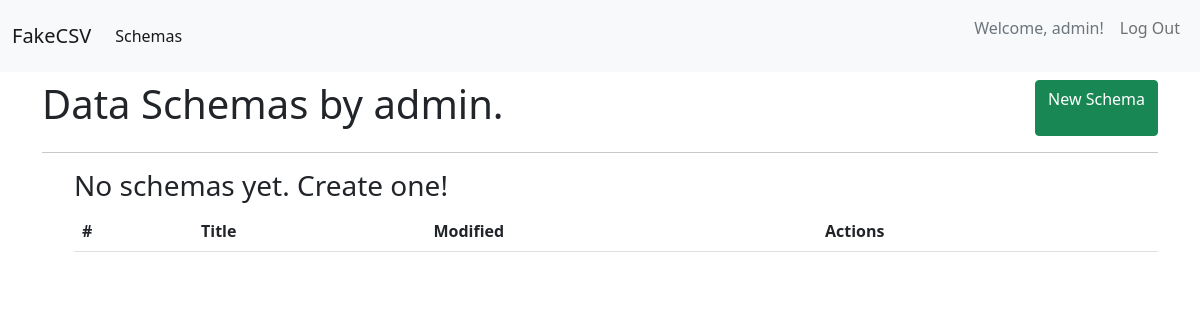
The page /csv/ (signed in) on the database as committed earlier.
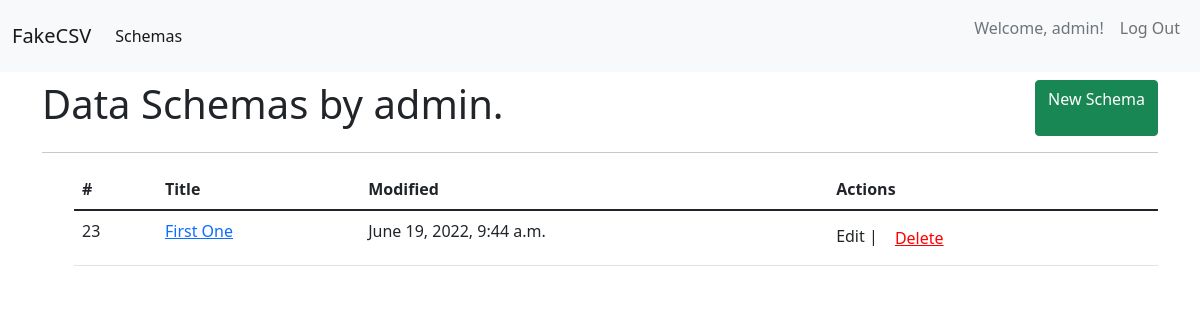
The same page on the database as committed later.
### csvmaker/models.py (models this page shows, shortened)
class Schema(models.Model):
    title = models.CharField(max_length=50)
    author = models.ForeignKey(User, on_delete=models.CASCADE, blank=True, null=True)
    slug = models.SlugField(unique=True, allow_unicode=True)
    delimiter = models.CharField(max_length=1, choices=DELIMITERS_CHOICES, default=',')
    string_quote = models.CharField(max_length=1, choices=STRING_QUOTE_CHOICES, default='"')
    columns = models.ManyToManyField(Column)
    timestamp = models.DateTimeField(auto_now_add=True)
    updated = models.DateTimeField(auto_now=True)

### csvmaker/views.py (the view)
# urls.py: path('', views.SchemaList.as_view(), name='all'),
class SchemaList(generic.ListView):
    model = Schema
    template_name = 'csvmaker/list.html'
    context_object_name = 'schemas'
    def get_queryset(self):
        return Schema.objects.filter(author=self.request.user)

### csvmaker/templates/csvmaker/list.html (shortened to what this page needs)
{% extends 'base.html' %}
{% block content %}
<div class="d-flex justify-content-between pt-2">
  <h1>Data Schemas by {{request.user.username}}.</h1>
  <a href="{% url 'csvmaker:new' %}" class='btn btn-success'>New Schema</a>
</div>
  <hr>
  <ol>
    <table class='table'>
      <thead>
        <th>#</th>
        <th>Title</th>
        <th>Modified</th>
        <th>Actions</th>
      </thead>
    {% for schema in schemas %}
      <tr class='schema-item{{schema.id}}'>
        <td>{{schema.id}}</td>
        <td>
          <a href="{% url 'csvmaker:single' id=schema.id %}">{{schema.title}}</a>
        </td>
        <td>
          {% if not schema.updated %}
            {{schema.timestamp}}
          {% else %}
            {{schema.updated}}
          {% endif %}
        </td>
        <td>Edit | <button type="button" class='delete-btn{{schema.id}} btn btn-link' style='color: red; :hover: red' name="button" onclick='this.blur();'>
                    Delete
                  </button>
        </td>
      </tr>
    {% empty %}
      <h3>No schemas yet. Create one!</h3>
    {% endfor %}
    </table>
  </ol>
{% endblock %}

### templates/base.html (shortened to what this page needs)
<!DOCTYPE html>
<html lang="en" dir="ltr">
  <head>
    <link href="https://cdn.jsdelivr.net/npm/bootstrap@5.1.3/dist/css/bootstrap.min.css" rel="stylesheet">
  </head>
  <body>
      {% include "base/navbar.html" %}
      <div class="container">
        {% block content %}
        {% endblock %}
      </div>
  </body>
</html>

### templates/base/navbar.html (shortened to what this page needs)
<nav class="navbar navbar-expand-lg navbar-light bg-light">
<div class="container-fluid">
<a class="navbar-brand" href="{% url 'hello' %}">FakeCSV</a>
<div class="collapse navbar-collapse" id="navbarSupportedContent">
  <ul class="navbar-nav me-auto mb-2 mb-lg-0">
    <li class="nav-item">
      <a class="nav-link active" aria-current="page" href="{% url 'csvmaker:all' %}">Schemas</a>
    </li>
  </ul>
  <ul class='navbar-nav ml-auto mb-2 mb-lg-0'>
    <li class='nav-item'>
      <p class='text-muted nav-link'>Welcome{% if user.is_authenticated %}, {{user.username}}!{% else %}!{% endif %}</p>
    </li>
    <li class='nav-item'>
      {% if user.is_authenticated %}
        <a href="{% url 'accounts:logout' %}" class='nav-link'>Log Out</a>
      {% else %}
        <a href="{% url 'accounts:login' %}" class='nav-link'>Log In</a>
      {% endif %}
    </li>
  </ul>
</div>
</div>
</nav>

Rows that differ between the two databases and show on the page:
added Schema: id "23", title "First One", updated "June 19, 2022, 9:44 a.m."
Other text that changed with them:
text no longer shown: "No schemas yet. Create one!"
